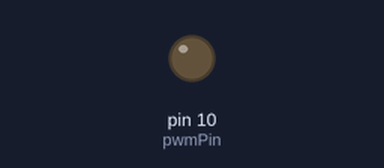
Simulated run of this sketch. Board: Arduino Uno, built with avr-gcc and run on an emulated ATmega328P. On the bench: output pins drawn as LEDs (lit = HIGH).

Above: at 0.15 s.
At 35.2 s:
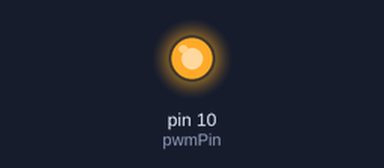
Timing chart, 0 to 40.0 s (numbered marks = the images above):
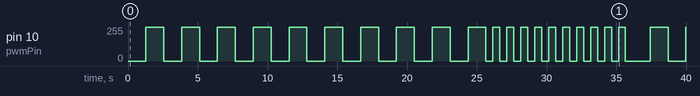

The sketch:

main.ino
```cpp
int pwmPin = 10;
int maxPWM = 255;

void fadeSequence (int count, int fadeDelay, int maxPWM)
{
  for (int x=1; x <= count; x++)
  {
    for (int i=0; i <= maxPWM; i++)
    {
      analogWrite(pwmPin, i);
      delay(fadeDelay);
    }

    for (int i=maxPWM; i >= 0; i--)
    {
      analogWrite(pwmPin, i);
      delay(fadeDelay);
    }
  }
}

void flashSequence(int count, int flashDelay, int maxPWM)
{
  for (int x=1; x <= count; x++)
  {
    analogWrite(pwmPin, maxPWM);
    delay(flashDelay);
    analogWrite(pwmPin, 0);
    delay(flashDelay);
  }
}

void setup()
{
  // initialize digital pin LED_BUILTIN as an output.
  pinMode(pwmPin, OUTPUT);
  Serial.begin(115200);
}

// the loop function runs over and over again forever
void loop()
{
  fadeSequence(10, 5, maxPWM);
  delay(500);
  flashSequence(10, 500, maxPWM);
}
```

Measured:
- by itself, pin 10 (pwmPin): 0/255 → 255/255 at 1.3 s, → 0/255 1.3 s later, → 255/255 1.3 s later, → 0/255 1.3 s later, … (43 changes in this stretch)
